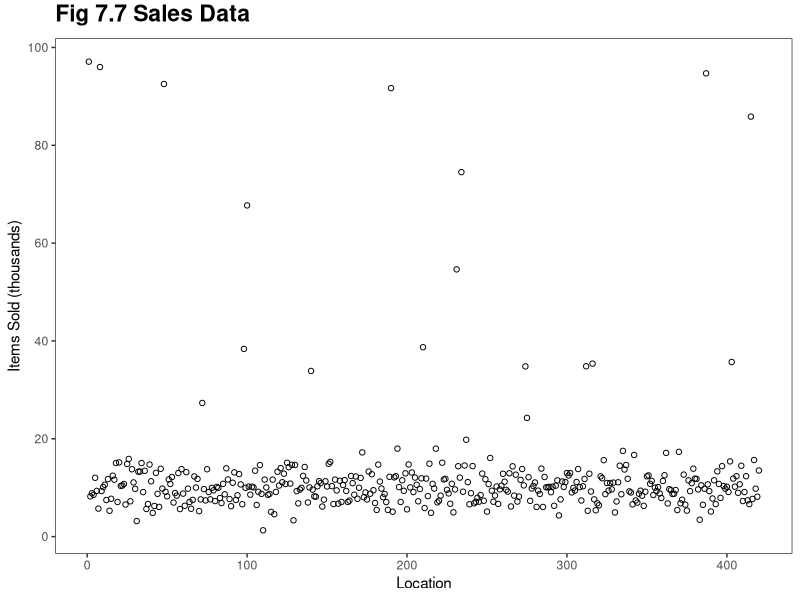
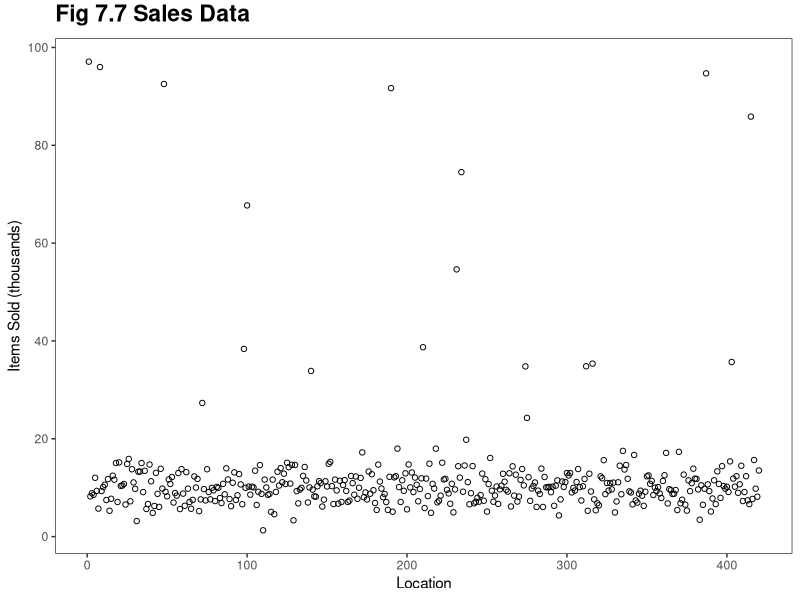

Reproduce these figures in R, in order.
library(ggplot2)

this_base <- "fig07-07_sales-data"

set.seed(0)

x <- c(rnorm(400, 10, 3), runif(20, min = 0, max = 100))

my_data <- data.frame(value = sample(x, 420))

p <- ggplot(my_data, aes(x = c(1:420), y = value)) +
  geom_point(shape = 1) +
  scale_y_continuous(breaks = seq(0, 100, 20)) +
  labs(x = "Location", y = "Items Sold (thousands)") +
  ggtitle("Fig 7.7 Sales Data") +
  theme_bw() + 
  theme(panel.grid.major = element_blank(),
        panel.grid.minor = element_blank(),
        plot.title = element_text(size = rel(1.5), face = "bold", vjust = 1.5))

p

ggsave(paste0(this_base, ".png"), p, width = 7, height = 5)

## note: my_data is simulated to resemble original data
